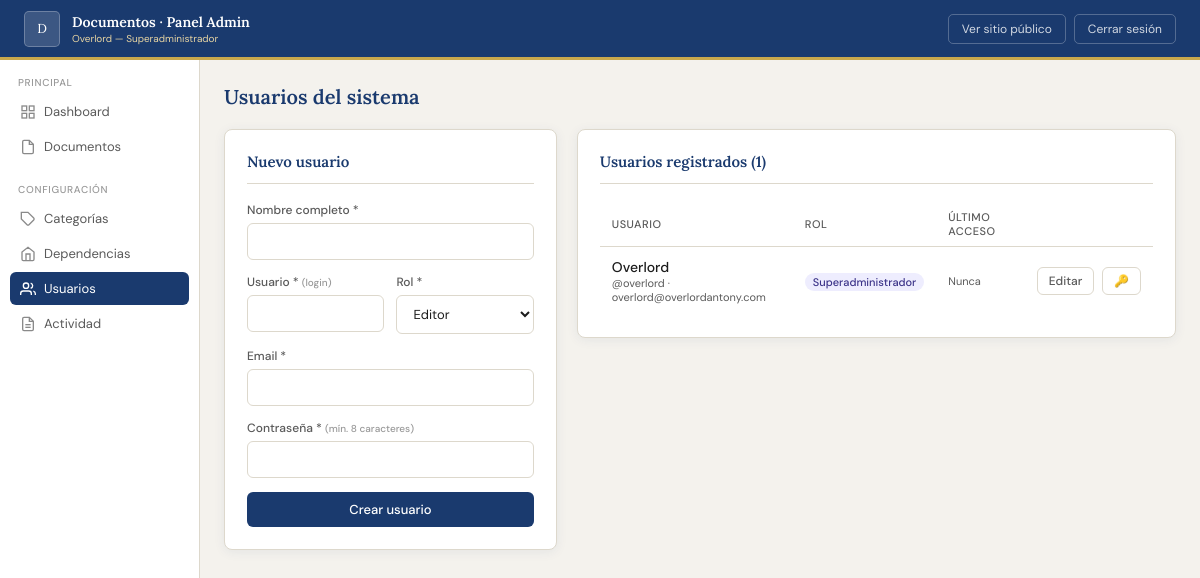
The page /public/admin/usuarios.php (signed in) on the database its author committed.
### tables this page shows
CREATE TABLE usuarios (
  id            INT UNSIGNED AUTO_INCREMENT PRIMARY KEY,
  nombre        VARCHAR(150) NOT NULL,
  usuario       VARCHAR(80)  NOT NULL UNIQUE,
  email         VARCHAR(200) NOT NULL UNIQUE,
  password_hash VARCHAR(255) NOT NULL,
  rol           ENUM('superadmin','editor','viewer') NOT NULL DEFAULT 'editor',
  activo        TINYINT(1)  NOT NULL DEFAULT 1,
  ultimo_acceso TIMESTAMP   NULL,
  creado_en     TIMESTAMP   NOT NULL DEFAULT CURRENT_TIMESTAMP,
  creado_por    INT UNSIGNED NULL,
  FOREIGN KEY (creado_por) REFERENCES usuarios(id) ON DELETE SET NULL
);

### src/Auth.php (called while the page is built, shortened)
<?php
class Auth
{
    private static array $permisos = [
        'superadmin' => [
            'documentos.ver', 'documentos.subir', 'documentos.eliminar',
            'usuarios.ver',   'usuarios.crear',   'usuarios.editar', 'usuarios.eliminar',
            'categorias.ver', 'categorias.crear',  'categorias.editar', 'categorias.eliminar',
            'dependencias.ver','dependencias.crear','dependencias.editar','dependencias.eliminar',
            'log.ver',
        ],
        'editor' => [
            'documentos.ver', 'documentos.subir',
            'categorias.ver', 'dependencias.ver',
        ],
        'viewer' => [
            'documentos.ver',
            'categorias.ver', 'dependencias.ver',
        ],
    ];
    public static function check(): bool
    {
        return !empty($_SESSION['auth']['id']);
    }
    public static function can(string $permiso): bool
    {
        $rol = $_SESSION['auth']['rol'] ?? '';
        return in_array($permiso, self::$permisos[$rol] ?? [], true);
    }
    public static function id(): ?int     { return $_SESSION['auth']['id']     ?? null; }
}

### src/bootstrap.php (called while the page is built, shortened)
<?php
spl_autoload_register(function (string $class): void {
    $file = SRC_PATH . '/' . $class . '.php';
});
require_once SRC_PATH . '/Helpers.php';
require_once SRC_PATH . '/Models.php';

### src/Database.php (called while the page is built, shortened)
<?php
class Database
{
    private static ?PDO $instance = null;
    public static function getInstance(): PDO
    {
        if (self::$instance === null) {
            $dsn = sprintf(
                'mysql:host=%s;dbname=%s;charset=%s',
                DB_HOST, DB_NAME, DB_CHARSET
            );
            try {
                self::$instance = new PDO($dsn, DB_USER, DB_PASS, [
                    PDO::ATTR_ERRMODE            => PDO::ERRMODE_EXCEPTION,
                    PDO::ATTR_DEFAULT_FETCH_MODE => PDO::FETCH_ASSOC,
                    PDO::ATTR_EMULATE_PREPARES   => false,
                    PDO::MYSQL_ATTR_FOUND_ROWS   => true,
                ]);
            } catch (PDOException $e) {
                $msg = APP_ENV === 'development'
                    ? $e->getMessage()
                    : 'Error de conexión a la base de datos.';
                http_response_code(500);
                die(self::errorHtml($msg));
            }
        }
        return self::$instance;
    }
    public static function query(string $sql, array $params = []): PDOStatement
    {
        $stmt = self::getInstance()->prepare($sql);
        $stmt->execute($params);
        return $stmt;
    }
    public static function all(string $sql, array $params = []): array
    {
        return self::query($sql, $params)->fetchAll();
    }
}

### src/Models.php (called while the page is built, shortened)
<?php
class User
{
    public static function all(): array
    {
        return Database::all(
            "SELECT u.*, c.nombre AS creado_por_nombre
             FROM usuarios u
             LEFT JOIN usuarios c ON u.creado_por = c.id
             ORDER BY u.creado_en DESC"
        );
    }
}

### src/Helpers.php (called while the page is built, shortened)
<?php
function e(string $s): string
{
    return htmlspecialchars($s, ENT_QUOTES, 'UTF-8');
}
function labelRol(string $rol): string
{
    return match($rol) {
        'superadmin' => 'Superadministrador',
        'editor'     => 'Editor',
        'viewer'     => 'Visor',
        default      => ucfirst($rol),
    };
}

### public/admin/usuarios.php (the view, shortened to what this page needs)
<?php
require_once __DIR__ . '/../../src/bootstrap.php';
$usuarios  = User::all();
include_once TPL_PATH . '/layout_admin_top.php';
?>
<div class="page-title">Usuarios del sistema</div>
<div class="grid-2">
  <?php if (Auth::can('usuarios.crear')): ?>
  <div class="card">
    <div class="card-title">Nuevo usuario</div>
    <form method="post">
      <div class="form-group">
        <label>Nombre completo *</label>
        <input type="text" name="nombre" required>
      </div>
      <div class="form-row">
        <div class="form-group">
          <label>Usuario * <small style="color:var(--texto-3)">(login)</small></label>
          <input type="text" name="usuario" required autocomplete="off">
        </div>
        <div class="form-group">
          <label>Rol *</label>
          <select name="rol">
            <option value="editor">Editor</option>
          </select>
        </div>
      </div>
      <div class="form-group">
        <label>Email *</label>
        <input type="email" name="email" required>
      </div>
      <div class="form-group">
        <label>Contraseña * <small style="color:var(--texto-3)">(mín. 8 caracteres)</small></label>
        <input type="password" name="password" required minlength="8" autocomplete="new-password">
      </div>
      <button type="submit" class="btn btn-primary btn-full">Crear usuario</button>
    </form>
  </div>
  <?php endif; ?>
  <div class="card">
    <div class="card-title">Usuarios registrados (<?= count($usuarios) ?>)</div>
    <table class="tabla">
      <thead>
        <tr><th>Usuario</th><th>Rol</th><th>Último acceso</th><th></th></tr>
      </thead>
      <tbody>
      <?php foreach ($usuarios as $u):
        $puedeEditar = ($u['id'] === Auth::id()) || Auth::esSuperadmin();
      ?>
        <tr>
          <td>
            <div style="font-weight:500"><?= e($u['nombre']) ?></div>
            <div style="font-size:11px;color:var(--texto-2)">
              @<?= e($u['usuario']) ?> · <?= e($u['email']) ?>
            </div>
          </td>
          <td>
            <span class="badge badge-<?= $u['rol'] === 'superadmin' ? 'admin' : $u['rol'] ?>">
              <?= e(labelRol($u['rol'])) ?>
            </span>
          </td>
          <td style="font-size:11px;color:var(--texto-2)">
            <?= $u['ultimo_acceso'] ? date('d/m/Y H:i', strtotime($u['ultimo_acceso'])) : 'Nunca' ?>
          </td>
          <td class="acciones">
            <?php if ($puedeEditar): ?>
              <button class="btn btn-sm btn-outline"
                      onclick="abrirEditar(<?= htmlspecialchars(json_encode([
                          'id'      => $u['id'],
                          'nombre'  => $u['nombre'],
                          'usuario' => $u['usuario'],
                          'email'   => $u['email'],
                          'rol'     => $u['rol'],
                          'activo'  => $u['activo'],
                          'es_yo'   => $u['id'] === Auth::id(),
                      ]), ENT_QUOTES) ?>)">
                Editar
              </button>
              <button class="btn btn-sm btn-outline"
                      onclick="abrirPassword(<?= $u['id'] ?>, '<?= e($u['nombre']) ?>', <?= $u['id'] === Auth::id() ? 'true' : 'false' ?>)"
                      style="margin-left:4px">
                🔑
              </button>
            <?php endif; ?>
          </td>
        </tr>
      <?php endforeach; ?>
      </tbody>
    </table>
  </div>
</div>
<?php include_once TPL_PATH . '/layout_admin_bottom.php'; ?>

### public/assets/css/admin.css (style rules this page uses)
:root { --azul: #1a3a6e; --azul-2: #2a5298; --oro: #c9a84c; --oro-cl: #e8d5a3; --bg: #f4f2ed; --bg-card: #ffffff; --texto: #1c1c1c; --texto-2: #5a5a5a; --texto-3: #999; --borde: #ddd8cc; --verde: #3b6d11; --rojo: #9b1c1c; --rojo-bg: #fff0f0; --rojo-b: #f5c6c6; --radius: 8px; --shadow: 0 2px 12px rgba(26,58,110,.07); }
*, *::before, *::after { box-sizing: border-box; margin: 0; padding: 0; }
body { font-family: 'DM Sans', sans-serif; background: var(--bg); color: var(--texto); font-size: 14px; min-height: 100vh; }
.page-title { font-family: 'Lora', serif; font-size: 20px; font-weight: 600; color: var(--azul); margin-bottom: 20px; }
.card { background: var(--bg-card); border: 1px solid var(--borde); border-radius: var(--radius); padding: 22px; box-shadow: var(--shadow); margin-bottom: 20px; }
.card-title { font-family: 'Lora', serif; font-size: 15px; font-weight: 600; color: var(--azul); margin-bottom: 18px; padding-bottom: 12px; border-bottom: 1px solid var(--borde); display: flex; align-items: center; justify-content: space-between; }
.grid-2 { display: grid; grid-template-columns: 1fr 1.8fr; gap: 20px; align-items: start; }
.form-group { margin-bottom: 14px; }
label, .label { display: block; font-size: 12px; font-weight: 500; color: var(--texto-2); margin-bottom: 5px; }
input[type=text], input[type=email], input[type=password], input[type=date], input[type=color], select, textarea { width: 100%; padding: 9px 12px; border: 1px solid var(--borde); border-radius: 6px; font-size: 13px; font-family: inherit; color: var(--texto); background: #fff; outline: none; transition: border-color .15s; }
.form-row { display: grid; grid-template-columns: 1fr 1fr; gap: 12px; }
.btn { display: inline-flex; align-items: center; gap: 6px; padding: 9px 18px; border-radius: 6px; font-size: 13px; font-weight: 500; font-family: inherit; cursor: pointer; border: none; text-decoration: none; transition: all .15s; white-space: nowrap; }
.btn-primary { background: var(--azul); color: #fff; }
.btn-full { width: 100%; justify-content: center; }
.btn-sm { padding: 5px 11px; font-size: 12px; }
.btn-outline { background: transparent; color: var(--texto-2); border: 1px solid var(--borde); }
.tabla { width: 100%; border-collapse: collapse; }
.tabla thead th { font-size: 11px; font-weight: 500; text-transform: uppercase; letter-spacing: .5px; color: var(--texto-2); padding: 8px 12px; border-bottom: 1px solid var(--borde); text-align: left; }
.tabla tbody tr { border-bottom: 1px solid var(--borde); transition: background .1s; }
.tabla tbody tr:last-child { border-bottom: none; }
.tabla td { padding: 11px 12px; vertical-align: middle; }
.tabla .acciones { text-align: right; white-space: nowrap; }
.tabla .acciones a, .tabla .acciones button { margin-left: 6px; }
.badge { display: inline-block; padding: 2px 8px; border-radius: 10px; font-size: 11px; font-weight: 500; }
.badge-admin { background: #EEEDFE; color: #3C3489; }

### rows shown on the page
usuarios: nombre "Overlord", usuario "overlord", email "overlord@overlordantony.com", rol "Superadministrador", shows "Nunca"

### other values the page prints
substr(PROYECT_NAME_SUB, 0, 1) "D"
PROYECT_NAME_SUB "Documentos"
Auth::nombre() "Overlord"
labelRol(Auth::rol()) "Superadministrador"
count($usuarios) "1"
